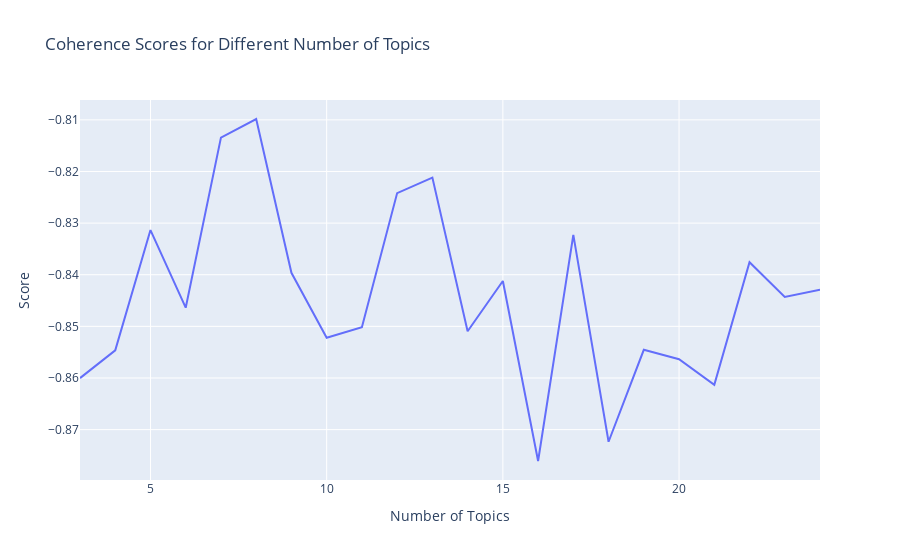

The code cell stored with this chart in its notebook:
### Code cell
import plotly.express as px # plotting

# Convert results to a DataFrame
df_results = pd.DataFrame(results)

# Line plot for coherence over the range of topics
fig = px.line(
    df_results,
    x='num_topics',
    y=['coherence',],
    labels={'num_topics': 'Number of Topics', 'value': 'Score'},
    title='Coherence Scores for Different Number of Topics'
)

# Update layout for better readability
fig.update_layout(
    xaxis_title='Number of Topics',
    yaxis_title='Score',
    legend_title_text='Metrics',
    showlegend=False
)

fig.show()

### Figure 1 — Plotly figure (JSON) as saved in the notebook; plotly's stock layout.template omitted (floating-point values rounded to 4 significant figures)
{"data": [{"hovertemplate": "variable=coherence<br>Number of Topics=%{x}<br>Score=%{y}<extra></extra>", "legendgroup": "coherence", "line": {"color": "#636efa", "dash": "solid"}, "marker": {"symbol": "circle"}, "mode": "lines", "name": "coherence", "orientation": "v", "showlegend": true, "type": "scatter", "x": [3, 4, 5, 6, 7, 8, 9, 10, 11, 12, 13, 14, 15, 16, 17, 18, 19, 20, 21, 22, 23, 24], "xaxis": "x", "y": [-0.86, -0.8546, -0.8313, -0.8464, -0.8134, -0.8098, -0.8396, -0.8522, -0.8502, -0.8242, -0.8212, -0.851, -0.8412, -0.8761, -0.8323, -0.8724, -0.8545, -0.8564, -0.8613, -0.8376, -0.8443, -0.8429], "yaxis": "y"}], "layout": {"legend": {"title": {"text": "Metrics"}, "tracegroupgap": 0}, "showlegend": false, "title": {"text": "Coherence Scores for Different Number of Topics"}, "xaxis": {"anchor": "y", "domain": [0, 1], "title": {"text": "Number of Topics"}}, "yaxis": {"anchor": "x", "domain": [0, 1], "title": {"text": "Score"}}}}
